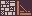

A level layout from a 2D game, rendered from its tile map. Below: a short description, then the map file with its tile-grid data intact:
An orthogonal 2x1 tile map with 16x16 px tiles, 1 tile layer (Warstwa Kafelków 1).

<map version="1.2" tiledversion="1.2.4" orientation="orthogonal" renderorder="right-up" width="2" height="1" tilewidth="16" tileheight="16" infinite="0" nextlayerid="2" nextobjectid="1">
 <tileset firstgid="1" source="tileset.tsx" />
 <layer id="1" name="Warstwa Kafelków 1" width="2" height="1">
  <data encoding="csv">
17,44
</data>
 </layer>
</map>
